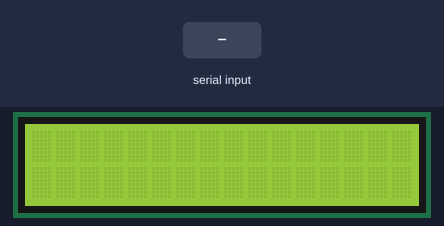
Simulated run of this sketch. Board: Arduino Uno, built with avr-gcc and run on an emulated ATmega328P. Parts: 16×2 character LCD. Inputs (shaded band) come from the test bench.

Above: at 1.2 s.
1.3 s: "1" received over Serial
At 2.7 s:
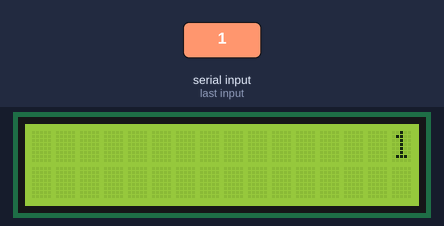
3.9 s: "0" received over Serial
At 5.9 s:
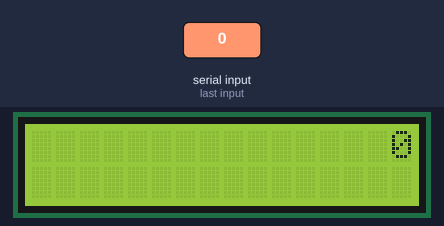
6.5 s: "2" received over Serial
At 9.0 s:
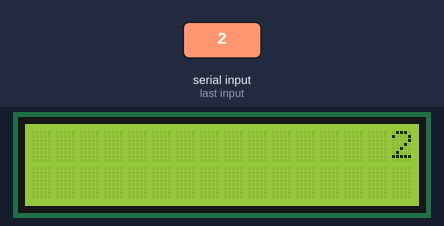
Timing chart, 0 to 10.5 s (numbered marks = the images above; inputs shaded):
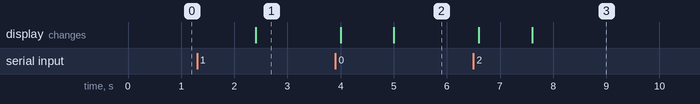

Measured:
- after the input at 1.3 s, the display: changes after 1.1 s (image 1)
- after the input at 3.9 s, the display: first changes after 0.10 s (image 2 shows a later state)
- after the input at 6.5 s, the display: first changes after 0.10 s (image 3 shows a later state)

The sketch:

SerialDisplayAutoscroll.ino
```cpp
/*

 This code will read a text input from the serial monitor, then it will print the text in a 16x2 LCD Display

 The circuit:
 * LCD RS pin to digital pin 12
 * LCD Enable pin to digital pin 11
 * LCD D4 pin to digital pin 5
 * LCD D5 pin to digital pin 4
 * LCD D6 pin to digital pin 3
 * LCD D7 pin to digital pin 2
 * LCD R/W pin to ground
 * 10K resistor:
 * ends to +5V and ground
 * wiper to LCD VO pin (pin 3)

*/

// include LCD library:
#include <LiquidCrystal.h>

// initialize the library by associating any needed LCD interface pin
// with the arduino pin number it is connected to
const int rs = 12, en = 11, d4 = 5, d5 = 4, d6 = 3, d7 = 2;
LiquidCrystal lcd(rs, en, d4, d5, d6, d7);
String serialRead = "";
int pos = 16;

void setup() {
  // set up the LCD's number of columns and rows:
  lcd.begin(16, 2);
  // initialize the serial communications:
  Serial.begin(9600);
  lcd.display(); //turn on display
}

void loop() {
  // when characters arrive over the serial port...
  if (Serial.available()) {
    // wait a bit for the entire message to arrive
    delay(100);
    // clear the screen
    lcd.clear();
    // read all the available characters
    while (Serial.available() > 0) {
      // save characters into string
      serialRead = Serial.readString();
    }
    lcd.setCursor(pos,0);
    lcd.autoscroll(); //turn on autoscroll
    for(int n = 0; n < serialRead.length(); n++){
      lcd.print(serialRead[n]);
      delay(500);
    }
    lcd.noAutoscroll(); //turn off autoscroll
  }
}
```
